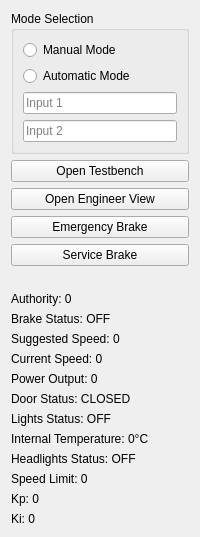
<?xml version="1.0" encoding="utf-8"?>
<ui version="4.0">
 <class>CommandCenter</class>
 <widget class="QWidget" name="CommandCenter">
  <property name="windowTitle">
   <string>Command Center</string>
  </property>
  <layout class="QVBoxLayout" name="verticalLayout">
   <item>
    <widget class="QGroupBox" name="modeGroupBox">
     <property name="title">
      <string>Mode Selection</string>
     </property>
     <layout class="QVBoxLayout" name="verticalLayout_2">
      <item>
       <widget class="QRadioButton" name="manualModeRadioButton">
        <property name="text">
         <string>Manual Mode</string>
        </property>
       </widget>
      </item>
      <item>
       <widget class="QRadioButton" name="automaticModeRadioButton">
        <property name="text">
         <string>Automatic Mode</string>
        </property>
       </widget>
      </item>
      <item>
       <widget class="QLineEdit" name="manualInput1">
        <property name="placeholderText">
         <string>Input 1</string>
        </property>
       </widget>
      </item>
      <item>
       <widget class="QLineEdit" name="manualInput2">
        <property name="placeholderText">
         <string>Input 2</string>
        </property>
       </widget>
      </item>
     </layout>
    </widget>
   </item>
   <item>
    <widget class="QPushButton" name="testbench_button">
     <property name="text">
      <string>Open Testbench</string>
     </property>
    </widget>
   </item>
   <item>
    <widget class="QPushButton" name="engineer_button">
     <property name="text">
      <string>Open Engineer View</string>
     </property>
    </widget>
   </item>
   <item>
    <widget class="QPushButton" name="emergencyBrakeButton">
     <property name="text">
      <string>Emergency Brake</string>
     </property>
    </widget>
   </item>
   <item>
    <widget class="QPushButton" name="serviceBrakeButton">
     <property name="text">
      <string>Service Brake</string>
     </property>
    </widget>
   </item>
   <item>
    <widget class="QLabel" name="speed_label">
     <property name="text">
     </property>
    </widget>
   </item>
   <item>
    <widget class="QLabel" name="authorityLabel">
     <property name="text">
      <string>Authority: 0</string>
     </property>
    </widget>
   </item>
   <item>
    <widget class="QLabel" name="brakeStatusLabel">
     <property name="text">
      <string>Brake Status: OFF</string>
     </property>
    </widget>
   </item>
   <item>
    <widget class="QLabel" name="suggestedSpeedLabel">
     <property name="text">
      <string>Suggested Speed: 0</string>
     </property>
    </widget>
   </item>
   <item>
    <widget class="QLabel" name="currentSpeedLabel">
     <property name="text">
      <string>Current Speed: 0</string>
     </property>
    </widget>
   </item>
   <item>
    <widget class="QLabel" name="powerOutputLabel">
     <property name="text">
      <string>Power Output: 0</string>
     </property>
    </widget>
   </item>
   <item>
    <widget class="QLabel" name="doorStatusLabel">
     <property name="text">
      <string>Door Status: CLOSED</string>
     </property>
    </widget>
   </item>
   <item>
    <widget class="QLabel" name="lightsStatusLabel">
     <property name="text">
      <string>Lights Status: OFF</string>
     </property>
    </widget>
   </item>
   <item>
    <widget class="QLabel" name="internalTemperatureLabel">
     <property name="text">
      <string>Internal Temperature: 0°C</string>
     </property>
    </widget>
   </item>
   <item>
    <widget class="QLabel" name="headlightsStatusLabel">
     <property name="text">
      <string>Headlights Status: OFF</string>
     </property>
    </widget>
   </item>
   <item>
    <widget class="QLabel" name="speedLimitLabel">
     <property name="text">
      <string>Speed Limit: 0</string>
     </property>
    </widget>
   </item>
   <item>
    <widget class="QLabel" name="kpLabel">
     <property name="text">
      <string>Kp: 0</string>
     </property>
    </widget>
   </item>
   <item>
    <widget class="QLabel" name="kiLabel">
     <property name="text">
      <string>Ki: 0</string>
     </property>
    </widget>
   </item>
  </layout>
 </widget>
 <resources/>
 <connections/>
</ui>
